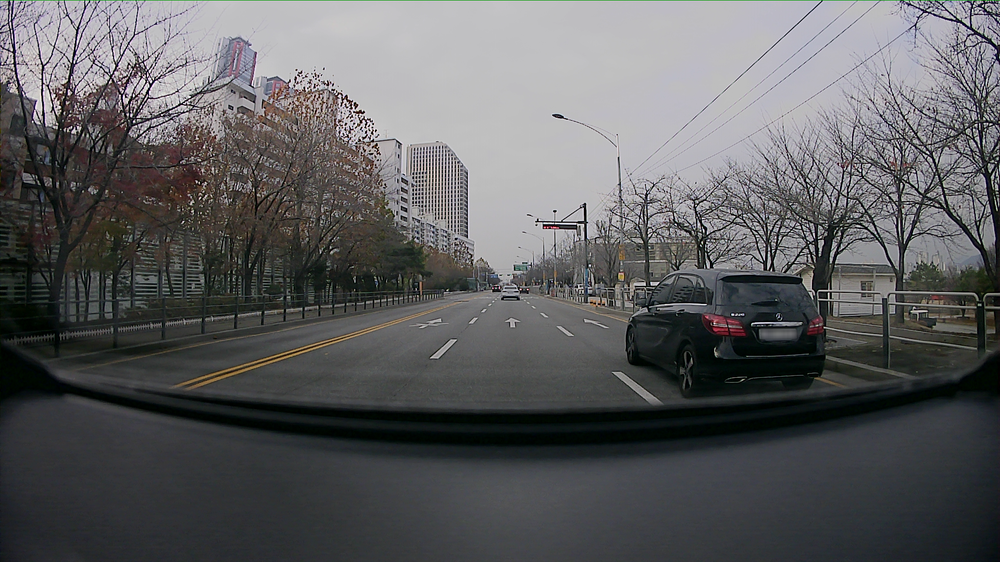
#> input picture safe_turn/code/train/car_pedestrian/test.png, 1000 x 562 px, shrunk from 1920 x 1080 before the run, found by its file name
$ python test.py
#> lines starting #> are read from the running program, lines starting #| are printed output that depends on the picture; after the words box and inside, x2 and y2 are one past the last pixel; in counts of white or black regions, pixels touching at a corner belong together
from mistune import InlineParser
import numpy as np
import cv2 as cv2
import matplotlib as mpl
import matplotlib.pyplot as plt

mpl.rc('axes', labelsize=14)
mpl.rc('xtick', labelsize=12)
mpl.rc('ytick', labelsize=12)

def fixColor(img):
    return (cv2.cvtColor(img, cv2.COLOR_BGR2RGB))

img = cv2.imread("test.png")
#> img is the input picture: shape (562, 1000, 3); mean B, G, R 95.1, 93.6, 93.4
gray = cv2.cvtColor(img, cv2.COLOR_BGR2GRAY)
blurred = cv2.GaussianBlur(gray, (5, 5), 0)
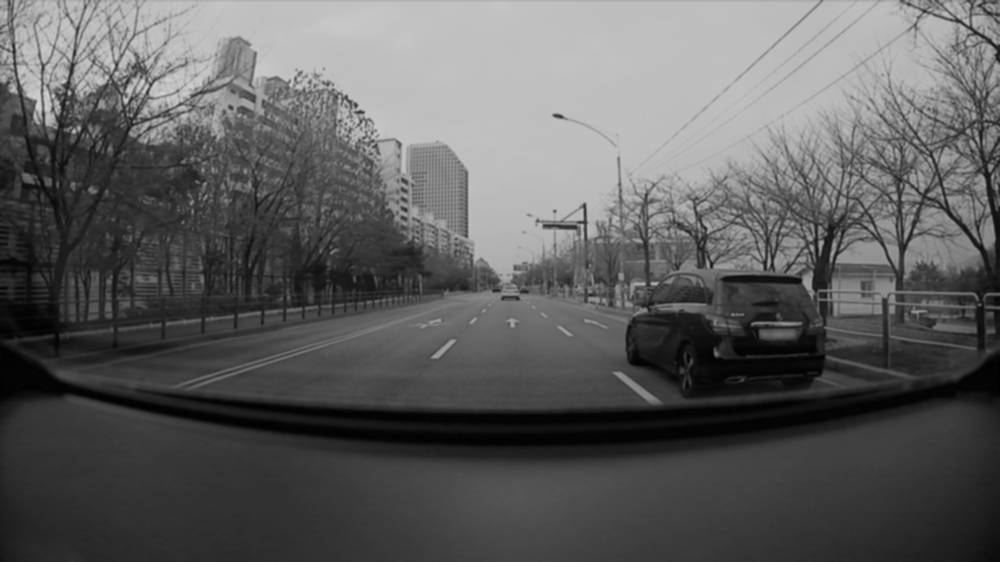
#> blurred: shape (562, 1000); min 0, max 211, mean 93.7
plt.imshow(fixColor(blurred))
canny = cv2.Canny(blurred, 30, 300)
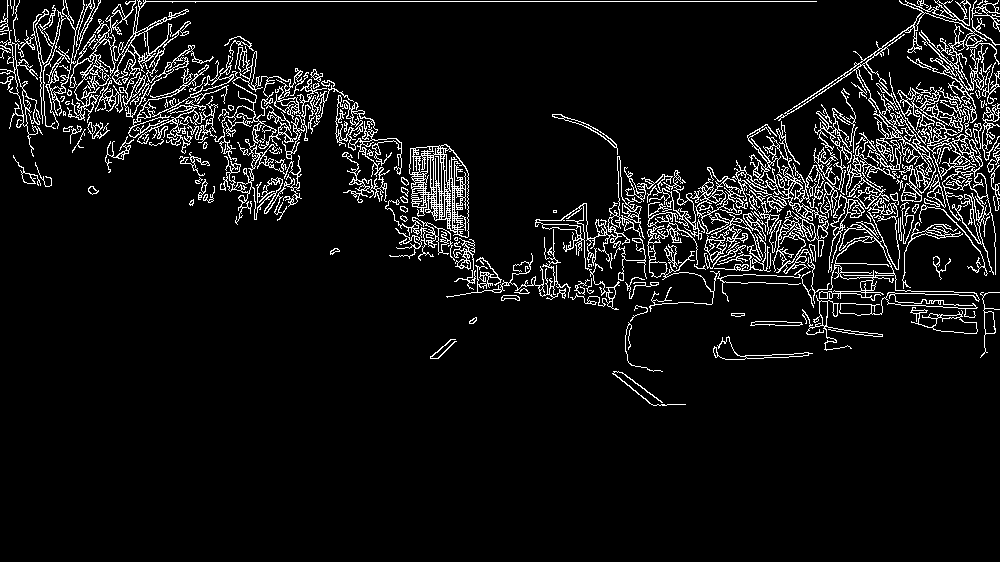
#> canny: shape (562, 1000); 7.2% white in thin lines or dots, all inside (x1, y1, x2, y2) = (0, 0, 1000, 406)
plt.imshow(fixColor(canny))

(cnts, _) = cv2.findContours(canny.copy(), cv2.RETR_EXTERNAL, cv2.CHAIN_APPROX_SIMPLE)
#> cnts = 141 contours, 62 with area under 20; largest, box (x1, y1, x2, y2) and area: (819, 198, 980, 318) 3986, (409, 144, 469, 238) 3937, (187, 46, 309, 225) 3596, (774, 0, 1000, 202) 3596, (889, 72, 996, 275) 3558
coins = img.copy()
cv2.drawContours(coins, cnts, -1, (255, 0, 0), 2)
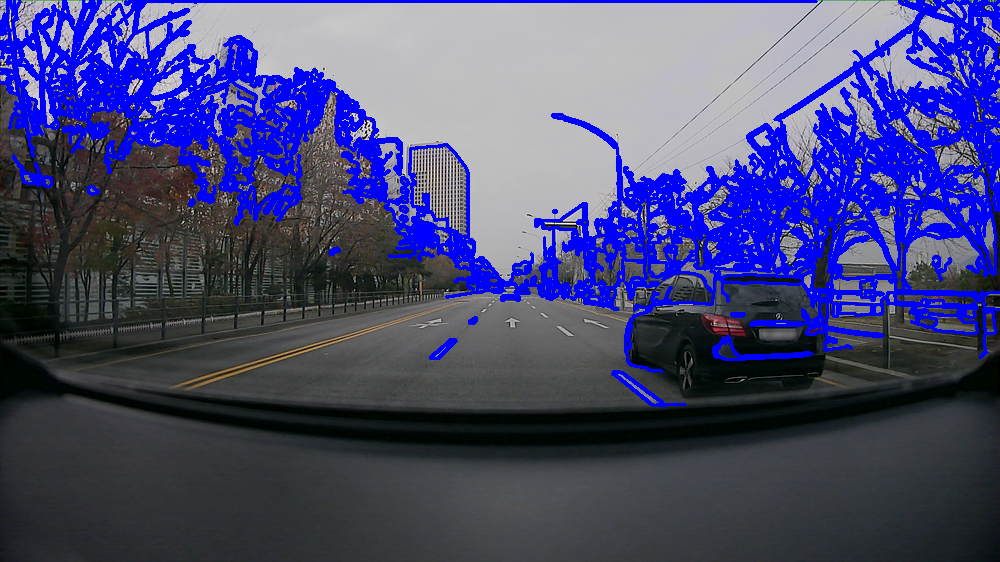
#> coins: shape (562, 1000, 3); 17.6% of pixels changed, all inside (x1, y1, x2, y2) = (0, 0, 1000, 407)
plt.imshow(fixColor(coins))
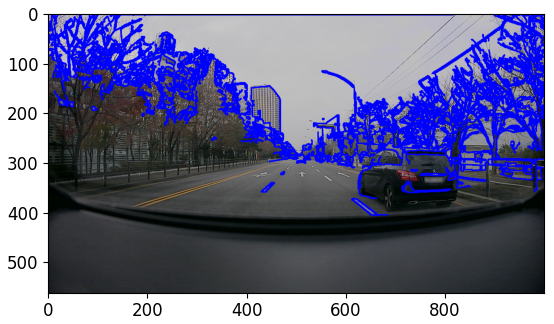
#> figure drawn by matplotlib, 1 panel
